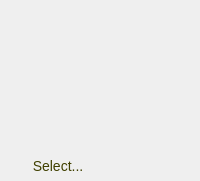
    <widget class="PlayerBox" name="groupBox5" native="true">
     <property name="sizePolicy">
      <sizepolicy hsizetype="Preferred" vsizetype="Preferred">
       <horstretch>12</horstretch>
       <verstretch>15</verstretch>
      </sizepolicy>
     </property>
     <property name="minimumSize">
      <size>
       <width>160</width>
       <height>180</height>
      </size>
     </property>
     <property name="styleSheet">
      <string notr="true"/>
     </property>
     <layout class="QVBoxLayout" name="verticalLayout_9">
      <property name="leftMargin">
       <number>0</number>
      </property>
      <property name="topMargin">
       <number>0</number>
      </property>
      <property name="rightMargin">
       <number>0</number>
      </property>
      <property name="bottomMargin">
       <number>0</number>
      </property>
      <item alignment="Qt::AlignTop">
       <widget class="QWidget" name="widget_25" native="true">
        <property name="layoutDirection">
         <enum>Qt::LeftToRight</enum>
        </property>
        <property name="styleSheet">
         <string notr="true"/>
        </property>
        <layout class="QHBoxLayout" name="horizontalLayout_10">
         <property name="leftMargin">
          <number>0</number>
         </property>
         <property name="topMargin">
          <number>0</number>
         </property>
         <property name="rightMargin">
          <number>0</number>
         </property>
         <property name="bottomMargin">
          <number>0</number>
         </property>
         <item alignment="Qt::AlignLeft|Qt::AlignTop">
          <widget class="QLabel" name="textLabel_Button5">
           <property name="sizePolicy">
            <sizepolicy hsizetype="Fixed" vsizetype="Fixed">
             <horstretch>0</horstretch>
             <verstretch>0</verstretch>
            </sizepolicy>
           </property>
           <property name="minimumSize">
            <size>
             <width>60</width>
             <height>65</height>
            </size>
           </property>
           <property name="styleSheet">
            <string notr="true"/>
           </property>
           <property name="text">
            <string/>
           </property>
           <property name="alignment">
            <set>Qt::AlignRight|Qt::AlignTrailing|Qt::AlignVCenter</set>
           </property>
          </widget>
         </item>
         <item>
          <widget class="MyCashLabel" name="textLabel_Cash5">
           <property name="sizePolicy">
            <sizepolicy hsizetype="Preferred" vsizetype="Preferred">
             <horstretch>0</horstretch>
             <verstretch>0</verstretch>
            </sizepolicy>
           </property>
           <property name="minimumSize">
            <size>
             <width>92</width>
             <height>75</height>
            </size>
           </property>
           <property name="maximumSize">
            <size>
             <width>92</width>
             <height>75</height>
            </size>
           </property>
           <property name="styleSheet">
            <string notr="true">margin-top: 10; margin-right:10; padding-top: 6; padding-left:10; font-size:14px; font-weight:bold; color:#ffff00; background-image:url(:/danuxi1/cash_background.png);
</string>
           </property>
           <property name="text">
            <string/>
           </property>
           <property name="textFormat">
            <enum>Qt::PlainText</enum>
           </property>
           <property name="alignment">
            <set>Qt::AlignLeading|Qt::AlignLeft|Qt::AlignTop</set>
           </property>
           <property name="margin">
            <number>0</number>
           </property>
           <property name="indent">
            <number>0</number>
           </property>
          </widget>
         </item>
        </layout>
       </widget>
      </item>
      <item alignment="Qt::AlignBottom">
       <widget class="QWidget" name="widget_26" native="true">
        <property name="styleSheet">
         <string notr="true"/>
        </property>
        <layout class="QHBoxLayout" name="horizontalLayout_11">
         <property name="spacing">
          <number>0</number>
         </property>
         <property name="leftMargin">
          <number>0</number>
         </property>
         <property name="topMargin">
          <number>0</number>
         </property>
         <property name="rightMargin">
          <number>0</number>
         </property>
         <property name="bottomMargin">
          <number>0</number>
         </property>
         <item>
          <widget class="QWidget" name="widget_29" native="true">
           <property name="sizePolicy">
            <sizepolicy hsizetype="Preferred" vsizetype="Preferred">
             <horstretch>9</horstretch>
             <verstretch>0</verstretch>
            </sizepolicy>
           </property>
           <property name="styleSheet">
            <string notr="true"/>
           </property>
           <layout class="QVBoxLayout" name="verticalLayout_10">
            <property name="spacing">
             <number>0</number>
            </property>
            <property name="leftMargin">
             <number>0</number>
            </property>
            <property name="topMargin">
             <number>0</number>
            </property>
            <property name="rightMargin">
             <number>0</number>
            </property>
            <property name="bottomMargin">
             <number>0</number>
            </property>
            <item alignment="Qt::AlignTop">
             <widget class="QLabel" name="textLabel_Status5">
              <property name="sizePolicy">
               <sizepolicy hsizetype="Preferred" vsizetype="Fixed">
                <horstretch>0</horstretch>
                <verstretch>0</verstretch>
               </sizepolicy>
              </property>
              <property name="minimumSize">
               <size>
                <width>0</width>
                <height>30</height>
               </size>
              </property>
              <property name="styleSheet">
               <string notr="true"/>
              </property>
              <property name="text">
               <string/>
              </property>
              <property name="pixmap">
               <pixmap resource="resources/pokerth.qrc">:/misc/actionpics/action_winner.png</pixmap>
              </property>
              <property name="alignment">
               <set>Qt::AlignCenter</set>
              </property>
             </widget>
            </item>
            <item>
             <widget class="QWidget" name="widget_30" native="true">
              <property name="styleSheet">
               <string notr="true"/>
              </property>
             </widget>
            </item>
            <item>
             <widget class="MyActionButton" name="selectPlayer5">
              <property name="enabled">
               <bool>false</bool>
              </property>
              <property name="sizePolicy">
               <sizepolicy hsizetype="Preferred" vsizetype="Fixed">
                <horstretch>0</horstretch>
                <verstretch>0</verstretch>
               </sizepolicy>
              </property>
              <property name="minimumSize">
               <size>
                <width>60</width>
                <height>30</height>
               </size>
              </property>
              <property name="maximumSize">
               <size>
                <width>9999</width>
                <height>30</height>
               </size>
              </property>
              <property name="focusPolicy">
               <enum>Qt::TabFocus</enum>
              </property>
              <property name="toolTip">
               <string>&lt;html&gt;&lt;head/&gt;&lt;body&gt;&lt;p&gt;Select a video for the opponent&lt;/p&gt;&lt;/body&gt;&lt;/html&gt;</string>
              </property>
              <property name="styleSheet">
               <string notr="true">QPushButton {
	border-image: url(:/danuxi1/playeraction_violet.png) 8 8 8 8;
    border-top: 8px transparent;
    border-bottom: 8px transparent;
    border-right: 8px transparent;
    border-left: 8px transparent;
	font-size:14px; color: #e0e000
}
QPushButton:hover {
	border-image: url(://danuxi1/playeraction_violet_hover.png) 8 8 8 8;
    border-top: 8px transparent;
    border-bottom: 8px transparent;
    border-right: 8px transparent;
    border-left: 8px transparent;
	font-size:14px;
	color: #ffff40
}
QPushButton:disabled {
	border-image: url(://danuxi1/playeraction_violet.png) 8 8 8 8;
    border-top: 8px transparent;
    border-bottom: 8px transparent;
    border-right: 8px transparent;
    border-left: 8px transparent;
	font-size:14px;
	color: #404000
}
QPushButton[attention=&quot;start&quot;] {
	border-image: url(:/danuxi1/playeraction_yellow.png) 8 8 8 8;
    border-top: 8px transparent;
    border-bottom: 8px transparent;
    border-right: 8px transparent;
    border-left: 8px transparent;
	font-size:14px;
    color:#ffff00
}
QPushButton:hover[attention=&quot;start&quot;] {
	border-image: url(:/danuxi1/playeraction_yellow_hover.png) 8 8 8 8;
    border-top: 8px transparent;
    border-bottom: 8px transparent;
    border-right: 8px transparent;
    border-left: 8px transparent;
	font-size:14px;
    color:#ffff00
}
</string>
              </property>
              <property name="text">
               <string>Select...</string>
              </property>
             </widget>
            </item>
           </layout>
          </widget>
         </item>
         <item>
          <widget class="QWidget" name="widget_27" native="true">
           <property name="sizePolicy">
            <sizepolicy hsizetype="Fixed" vsizetype="Fixed">
             <horstretch>0</horstretch>
             <verstretch>0</verstretch>
            </sizepolicy>
           </property>
           <property name="minimumSize">
            <size>
             <width>84</width>
             <height>100</height>
            </size>
           </property>
           <property name="maximumSize">
            <size>
             <width>90</width>
             <height>100</height>
            </size>
           </property>
           <property name="baseSize">
            <size>
             <width>90</width>
             <height>100</height>
            </size>
           </property>
           <property name="styleSheet">
            <string notr="true"/>
           </property>
           <widget class="MyCardsPixmapLabel" name="pixmapLabel_card5a">
            <property name="geometry">
             <rect>
              <x>0</x>
              <y>0</y>
              <width>48</width>
              <height>76</height>
             </rect>
            </property>
            <property name="sizePolicy">
             <sizepolicy hsizetype="Fixed" vsizetype="Fixed">
              <horstretch>0</horstretch>
              <verstretch>0</verstretch>
             </sizepolicy>
            </property>
            <property name="minimumSize">
             <size>
              <width>48</width>
              <height>76</height>
             </size>
            </property>
            <property name="styleSheet">
             <string notr="true"/>
            </property>
            <property name="text">
             <string/>
            </property>
           </widget>
           <widget class="MyCardsPixmapLabel" name="pixmapLabel_card5b">
            <property name="geometry">
             <rect>
              <x>21</x>
              <y>5</y>
              <width>48</width>
              <height>76</height>
             </rect>
            </property>
            <property name="sizePolicy">
             <sizepolicy hsizetype="Fixed" vsizetype="Fixed">
              <horstretch>0</horstretch>
              <verstretch>0</verstretch>
             </sizepolicy>
            </property>
            <property name="minimumSize">
             <size>
              <width>48</width>
              <height>76</height>
             </size>
            </property>
            <property name="styleSheet">
             <string notr="true"/>
            </property>
            <property name="text">
             <string/>
            </property>
           </widget>
          </widget>
         </item>
        </layout>
       </widget>
      </item>
     </layout>
    </widget>
